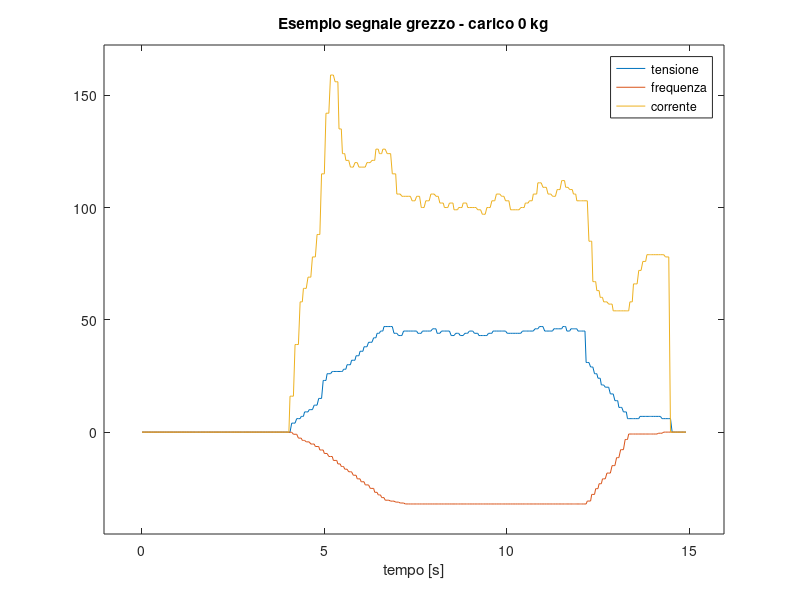

The MATLAB script that drew this image: (Note: this script raises an error after producing the figure.)
%% ANALISI DEI DATI ACQUISITI DURANTE I TEST "MOVIMENTO A VUOTO"
% In questo script si analizzano i dati acquisiti durante i test "movimento 
% a vuoto" eseguiti il giorno 05/03/2021 presso SAMAG. Il fine è quello di descrivere 
% il funzionamento delle principali funzioni della libreria e dimostrare l'efficacia 
% del test.
% 
% All'inizio tutte le acquisizioni grezze vengono caricate in memoria.

load('Test_MV_05_03_2021.mat')

% Plot di uno dei tanti segnali grezzi acquisiti dall'inverter
% (per mostrare il loro tipico andamento nel tempo)
figure
plot(MV_0kg_8s(:,1),MV_0kg_8s(:,2)) % tensione
hold on
plot(MV_0kg_8s(:,1),MV_0kg_8s(:,3)) % frequenza
plot(MV_0kg_8s(:,1),MV_0kg_8s(:,4)) % corrente
title('Esempio segnale grezzo - carico 0 kg')
xlabel('tempo [s]')
legend('tensione','frequenza','corrente')
axis padded
%% Scelta del segnale nominale e ricampionamento di tutti i segnali
% Una delle acquisizioni viene scelta come segnale nominale da usare come riferimento 
% di buona salute del mezzo (il segnale di uno dei due test eseguiti con 0 kg 
% di carico). Tutti gli altri segnali verranno confrontati con questo per determinare 
% l'indicatore di condizione del mezzo.
% 
% Dal momento che il campionamento del segnale nominale scelto potrebbe non 
% essere costante questo viene ricampionato alla sua frequenza di campionamento 
% media.
% 
% Analogamente tutti gli altri segnali vengono ricampionati alla stessa frequenza 
% di campionamento del segnale nominale per ottenere segnali confrontabili.

% Scelgo il segnale nominale e lo ricampiono ad una frequenza di campionamento 
% fissa pari alla frequenza di acquisizione media e salvo il risultato in una
% struttura dati
Sn = ricampionaSegnale(MV_0kg_8s_2(:,4), MV_0kg_8s_2(:,1),0);

% Ricampiono gli altri segnali ad una frequenza di campionamento fissa
% uguale a quella usata per il segnale nominale e salvo i risultati in
% strutture dati.
S_0kg = ricampionaSegnale(MV_0kg_8s(:,4), MV_0kg_8s(:,1),Sn.f);
S_24kg = ricampionaSegnale(MV_24kg_8s_2(:,4), MV_24kg_8s_2(:,1),Sn.f);
S_48kg = ricampionaSegnale(MV_48kg_8s_2(:,4), MV_48kg_8s_2(:,1),Sn.f);
S_72kg = ricampionaSegnale(MV_72kg_8s_2(:,4), MV_72kg_8s_2(:,1),Sn.f);
%% Elaborazione del segnale nominale
% Il segnale nominale ha al suo inizio e alla sua fine delle acquisizioni non 
% significative per il test. Il segnale utile viene quindi identificato e tagliato 
% dal resto.
% 
% Dal momento che il segnale nominale scelto è un riferimento costante i risultati 
% dell'elaborazione vengono salvati per essere riutilizzati immediatamente in 
% altri test senza necessità di ripetere queste operazioni.

n_d = 8; % [2,8] ordine del filtro FIR usato per calcolare la derivata prima
inizio_soglia = 0.7; % (0,1] soglia come moltiplicatore per determinare l'inizio del segnale utile
durata = 8; % [s] durata del test
margine_inizio = 0.5; % [s] margine di tempo aggiunto all'inizio del segnale utile identificato

Sn_t = tagliaSegnaleUtile_mv(Sn,n_d,inizio_soglia,durata,margine_inizio);

% Plot del segnale utile identificato e ritagliato
figure
plotSegnale(Sn_t);
title('Parte utile del segnale nominale')
ylabel('corrente')
axis padded

% Il pratica questo segnale verrà salvato per poter essere riutilizzato
% quando serve senza bisogno di ripetere le elaborazioni
% "save(Sn_t);"
%% Elaborazione dei segnali acquisiti
% I segnali acquisiti hanno al loro inizio e alla loro fine delle acquisizioni 
% non significative per il test.  La parte utile dei segnali viene quindi identificata 
% e tagliata dal resto.

% Parametri per elaborazione dei segnali acquisiti
n_d = 8; % [2,8] ordine del filtro FIR usato per calcolare la derivata prima
inizio_soglia = 0.7; % (0,1] soglia come moltiplicatore per determinare l'inizio del segnale utile
durata = 8; % [s] durata del test
margine_inizio = 0.5; % [s] margine di tempo aggiunto all'inizio del segnale utile identificato

S_0kg_t = tagliaSegnaleUtile_mv(S_0kg,n_d,inizio_soglia,durata,margine_inizio);
S_24kg_t = tagliaSegnaleUtile_mv(S_24kg,n_d,inizio_soglia,durata,margine_inizio);
S_48kg_t = tagliaSegnaleUtile_mv(S_48kg,n_d,inizio_soglia,durata,margine_inizio);
S_72kg_t = tagliaSegnaleUtile_mv(S_72kg,n_d,inizio_soglia,durata,margine_inizio);

% Plot dei segnali utili identificati e ritagliati
figure
plotSegnale(S_0kg_t);
hold on
plotSegnale(S_24kg_t);
plotSegnale(S_48kg_t);
plotSegnale(S_72kg_t);
title('Parti utili dei segnali acquisiti')
ylabel('corrente')
axis padded
%% Calcolo indice "Minimo Errore Quadratico Medio"
% Viene calcolato un indicatore di somiglianza tra il segnale nominale e i segnali 
% acquisitoi Tale indicatore determina lo stato di salute del mezzo e la sua idoneità 
% ad essere utilizzato.

% Calcolo dell'indice di correlazione tra il segnale nominale e ciascuno dei 
% segnali acquisiti. Minore è l'indice maggiore è la somiglianza tra i due segnali.
ind_0kg = Ind_minErroreQuadraticoMedio_sv(Sn_t,S_0kg_t);
ind_24kg = Ind_minErroreQuadraticoMedio_sv(Sn_t,S_24kg_t);
ind_48kg = Ind_minErroreQuadraticoMedio_sv(Sn_t,S_48kg_t);
ind_72kg = Ind_minErroreQuadraticoMedio_sv(Sn_t,S_72kg_t);

% In base a una soglia si determina se il mezzo su cui è eseguito il test è
% idoneo ad essere utilizzato
ind_lim = 130;

% Plot degli indici di somiglianza calcolati e del limite imposto
figure
Y_plot_temp = [ind_0kg ind_24kg ind_48kg ind_72kg];
plot(Y_plot_temp)
hold on
plot(ones(1,length(Y_plot_temp))*ind_lim,'--')
title('Indici di somiglianza')
xlabel('#segnale')
legend('indice','limite')